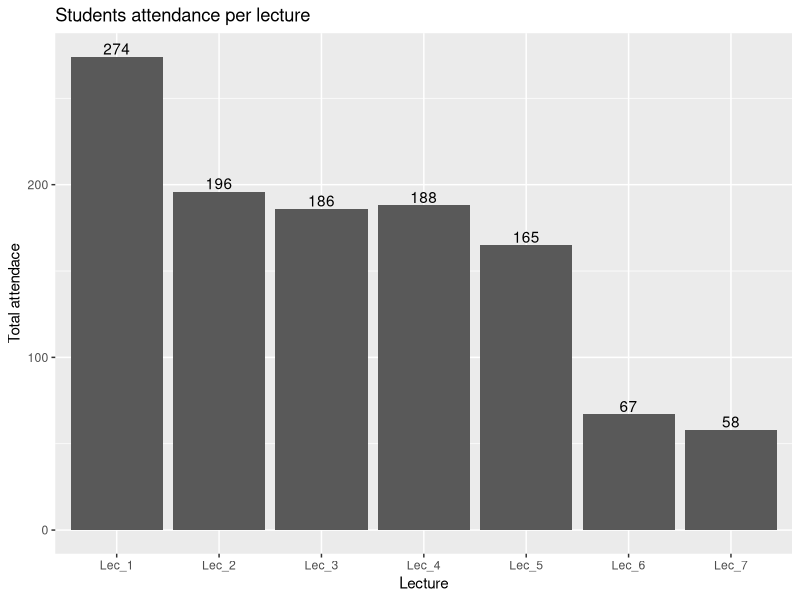
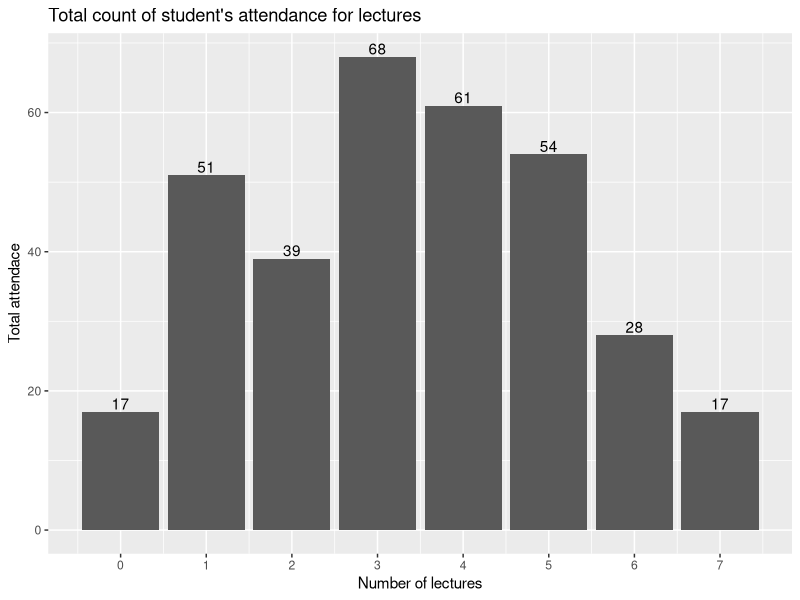

Generate these figures, in order, with R: (Note: this script raises an error after producing the figures.)
# Loading libraries
library(tidyverse)


# Loading dataset
marks_data <- read_csv("Clean data set.csv")

# Graphs

# Bar chart of students attendance per lecture
marks_data_g1 <- marks_data %>% select(9:15) %>% 
  pivot_longer(cols = 1:7, names_to = "Lecture.Number", values_to = "Attendance") %>%
  filter(Attendance == 1)

ggplot(marks_data_g1, aes(x=Lecture.Number)) + geom_bar() + 
  labs(title = "Students attendance per lecture", x = "Lecture", 
       y = "Total attendace") + 
  geom_text(aes(label=after_stat(count)),stat='count',position=position_dodge(0.9),
            vjust=-0.2)

# Bar chart of Total attendance
ggplot(marks_data, aes(x=Total_Attendance)) + geom_bar() + 
  labs(title = "Total count of student's attendance for lectures", 
       x = "Number of lectures", 
       y = "Total attendace") + 
  geom_text(aes(label=after_stat(count)),stat='count',position=position_dodge(0.9),
            vjust=-0.2) + scale_x_continuous(breaks = seq(0,7,1))

# Histogram for Mid marks (original marks for paper)
ggplot(marks_data, aes(x = Mid_34)) + 
  geom_histogram(aes(y = ..density..), fill = "gray", color = "darkgray", bins = 30) +
  geom_density(alpha = 0.3, fill = "blue") +
  labs(title = "Distribution of mid exam marks", 
       x = "Mid exam marks (out of 34)", 
       y = "Frequency") 

# Histogram for Final marks (original marks for paper)
ggplot(marks_data, aes(x = Grand_Final)) + 
  geom_histogram(aes(y = ..density..), fill = "gray", color = "darkgray", bins = 30) +
  geom_density(alpha = 0.3, fill = "blue") +
  labs(title = "Distribution of final exam marks", 
       x = "Final exam marks (out of 100)", 
       y = "Frequency") 








